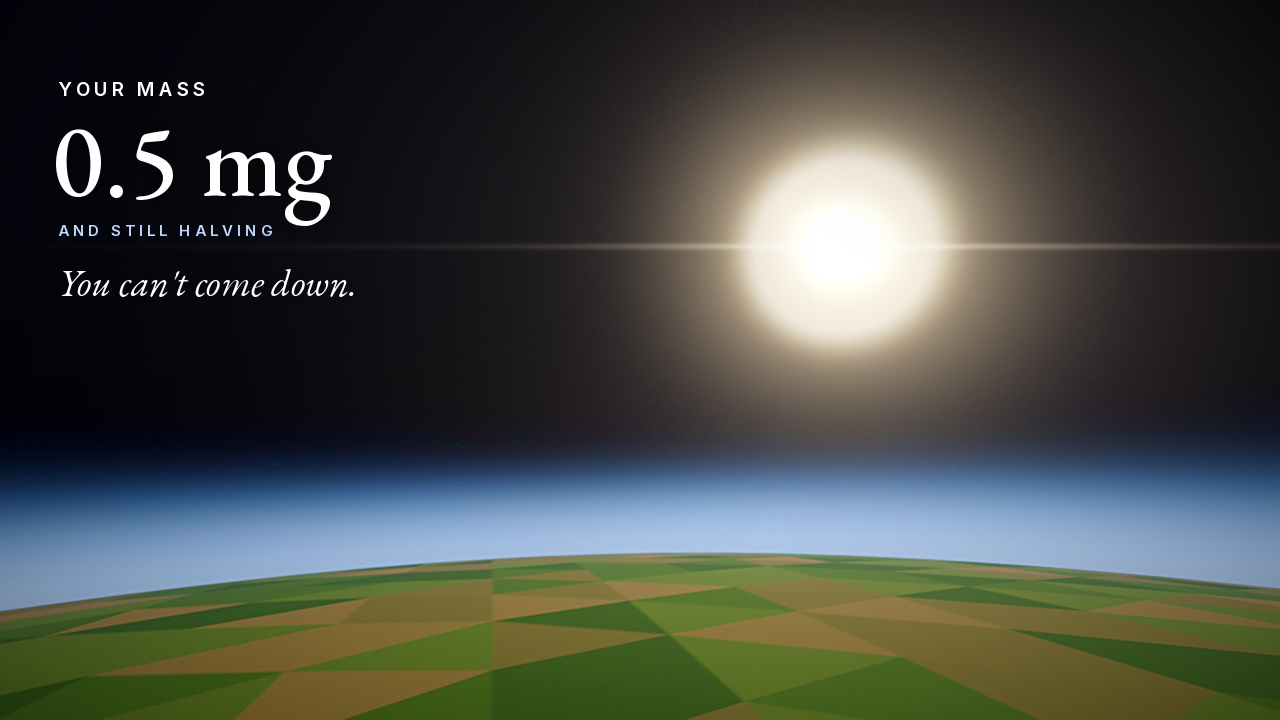

Here is the Python script that generated this plot:
"""Thumbnail: edge of space POV (scene.py --act ascent --times 207.5 at 1280x720) + glossy grade + headline.
Usage: python3 thumbnail.py SRC.png OUT.jpg"""
import os, sys
sys.path.insert(0, os.path.join(os.path.dirname(os.path.abspath(__file__)), "..", "..", "tools"))
from PIL import Image, ImageDraw, ImageFilter, ImageFont
from thumbgrade import grade
FONTS = os.path.join(os.path.dirname(os.path.abspath(__file__)), "..", "..", "fonts")
src, out = sys.argv[1], sys.argv[2]
im = Image.open(src).convert("RGBA").resize((1280, 720))
im = grade(im, light=(842, 246), glow_color=(255, 225, 180), strength=1.2)
sh = Image.new("RGBA", im.size, (0, 0, 0, 0)); ImageDraw.Draw(sh).rectangle([0, 0, 620, 420], fill=(5, 8, 20, 110))
im.alpha_composite(sh.filter(ImageFilter.GaussianBlur(80)))
d = ImageDraw.Draw(im)
sans = ImageFont.truetype(os.path.join(FONTS, "Inter-SemiBold.ttf"), 19)
small = ImageFont.truetype(os.path.join(FONTS, "Inter-SemiBold.ttf"), 15)
serif = ImageFont.truetype(os.path.join(FONTS, "EBGaramond-Medium.ttf"), 104)
ital = ImageFont.truetype(os.path.join(FONTS, "EBGaramond-Italic.ttf"), 38)
def spaced(x, y, text, f, fill, track):
    for c in text: d.text((x, y), c, font=f, fill=fill, anchor="ls"); x += d.textlength(c, font=f) + track
def shadow(xy, text, f, fill, blur=9):
    l = Image.new("RGBA", im.size, (0, 0, 0, 0)); ImageDraw.Draw(l).text(xy, text, font=f, fill=(0, 0, 0, 170), anchor="ls")
    im.alpha_composite(l.filter(ImageFilter.GaussianBlur(blur))); ImageDraw.Draw(im).text(xy, text, font=f, fill=fill, anchor="ls")
spaced(58, 96, "YOUR MASS", sans, (255, 255, 255, 240), 4)
shadow((52, 196), "0.5 mg", serif, (255, 255, 255, 255))
d = ImageDraw.Draw(im)
spaced(58, 236, "AND STILL HALVING", small, (190, 215, 255, 235), 4)
shadow((58, 296), "You can't come down.", ital, (255, 255, 255, 240), 7)
im.convert("RGB").save(out, quality=95)
print("ok", out)
